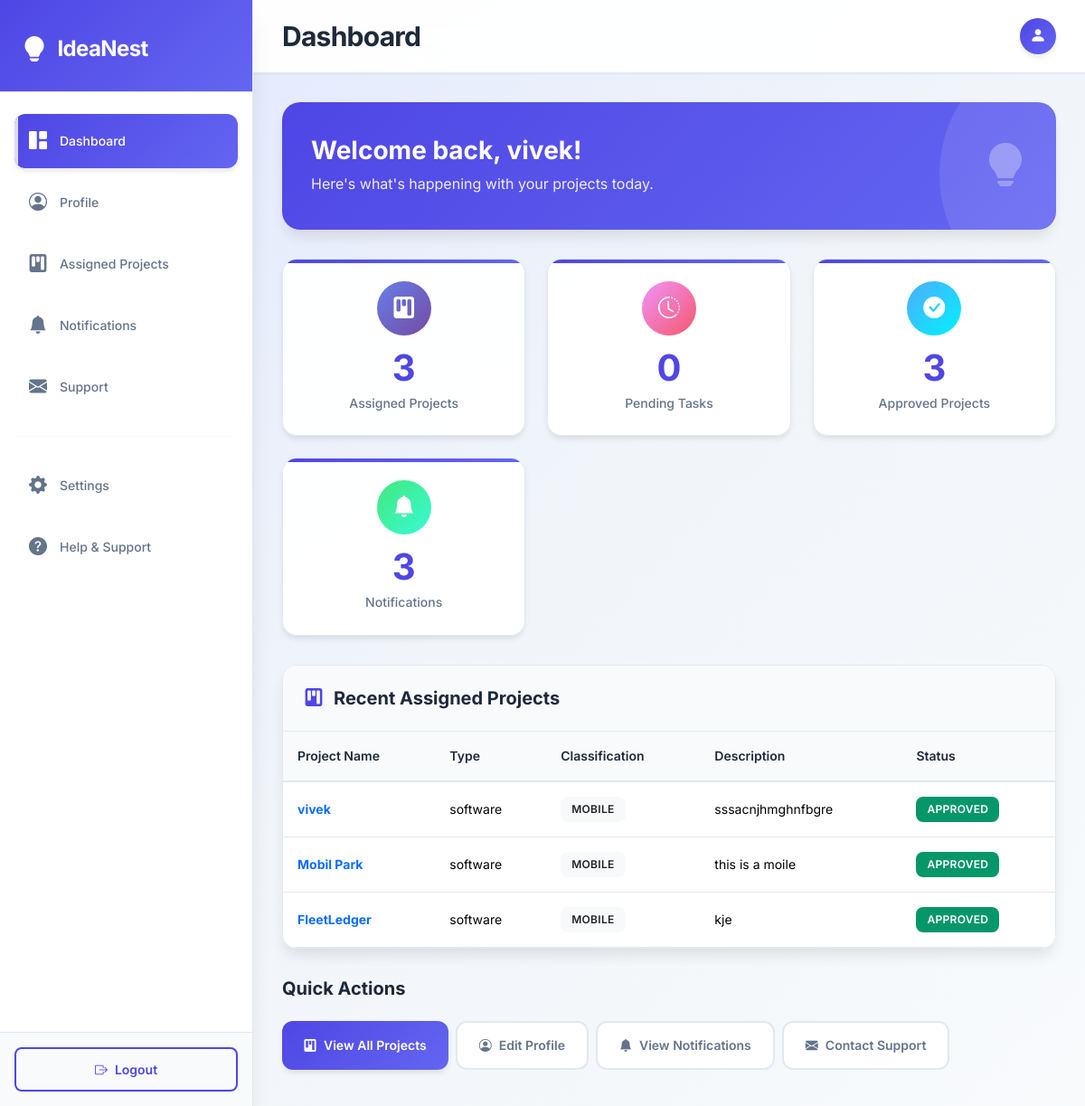
The app's page /Admin/subadmin/dashboard.php (signed in) with its own data.
### tables this page shows
CREATE TABLE `subadmins` (
  `id` int(11) NOT NULL,
  `email` varchar(255) NOT NULL,
  `password` varchar(255) NOT NULL,
  `name` varchar(100) DEFAULT NULL,
  `domain` varchar(100) DEFAULT NULL,
  `profile_complete` tinyint(1) DEFAULT 0,
  `software_classification` varchar(100) DEFAULT NULL,
  `hardware_classification` varchar(100) DEFAULT NULL,
  `status` enum('active','inactive') DEFAULT 'active',
  `created_at` timestamp NOT NULL DEFAULT current_timestamp(),
  `last_login` timestamp NULL DEFAULT NULL
);

CREATE TABLE `projects` (
  `id` int(5) NOT NULL,
  `user_id` int(15) NOT NULL,
  `project_name` varchar(255) NOT NULL,
  `project_type` varchar(50) NOT NULL,
  `classification` varchar(100) DEFAULT NULL,
  `project_category` varchar(100) DEFAULT NULL,
  `difficulty_level` enum('beginner','intermediate','advanced','expert') DEFAULT NULL,
  `development_time` varchar(50) DEFAULT NULL,
  `team_size` varchar(50) DEFAULT NULL,
  `target_audience` text DEFAULT NULL,
  `project_goals` text DEFAULT NULL,
  `challenges_faced` text DEFAULT NULL,
  `future_enhancements` text DEFAULT NULL,
  `github_repo` varchar(255) DEFAULT NULL,
  `live_demo_url` varchar(255) DEFAULT NULL,
  `project_license` varchar(100) DEFAULT NULL,
  `keywords` varchar(500) DEFAULT NULL,
  `contact_email` varchar(255) DEFAULT NULL,
  `social_links` text DEFAULT NULL,
  `description` text NOT NULL,
  `language` varchar(100) NOT NULL,
  `image_path` varchar(255) DEFAULT NULL,
  `video_path` varchar(255) DEFAULT NULL,
  `code_file_path` varchar(255) DEFAULT NULL,
  `instruction_file_path` varchar(255) DEFAULT NULL,
  `presentation_file_path` varchar(255) DEFAULT NULL,
  `additional_files_path` varchar(255) DEFAULT NULL,
  `submission_date` timestamp NULL DEFAULT current_timestamp(),
  `status` enum('pending','approved','rejected') NOT NULL DEFAULT 'pending'
);

### Admin/subadmin/dashboard.php (the view, shortened to what this page needs)
<?php
include_once "../../Login/Login/db.php";
include_once "sidebar_subadmin.php";
$subadmin_id = $_SESSION['subadmin_id'];
$stmt = $conn->prepare("SELECT email, name FROM subadmins WHERE id = ?");
$stmt->bind_param("i", $subadmin_id);
$stmt->execute();
$stmt->bind_result($email, $name);
$stmt = $conn->prepare("SELECT software_classification, hardware_classification FROM subadmins WHERE id = ?");
$stmt->bind_param("i", $subadmin_id);
$stmt->execute();
$stmt->bind_result($software_classification, $hardware_classification);
$stmt = $conn->prepare("SELECT COUNT(*) FROM projects WHERE classification = ? OR classification = ?");
$stmt->bind_param("ss", $software_classification, $hardware_classification);
$stmt->execute();
$stmt->bind_result($assigned_projects_count);
$stmt = $conn->prepare("SELECT COUNT(*) FROM projects WHERE (classification = ? OR classification = ?) AND status = 'pending'");
$stmt->bind_param("ss", $software_classification, $hardware_classification);
$stmt->execute();
$stmt->bind_result($pending_tasks_count);
$stmt = $conn->prepare("SELECT COUNT(*) FROM projects WHERE (classification = ? OR classification = ?) AND status = 'approved'");
$stmt->bind_param("ss", $software_classification, $hardware_classification);
$stmt->execute();
$stmt->bind_result($approved_projects_count);
$stmt = $conn->prepare("SELECT id, project_name, project_type, classification, description, status FROM projects WHERE classification = ? OR classification = ? ORDER BY id DESC LIMIT 5");
$stmt->bind_param("ss", $software_classification, $hardware_classification);
$stmt->execute();
$result = $stmt->get_result();
$notifications_count = 3;
?>
  <link rel="stylesheet" href="../../assets/css/subadmin_dashboard.css">
    <div class="welcome-card">
        <div class="welcome-content">
            <div class="d-flex align-items-center justify-content-between">
                <div>
                    <h2 class="welcome-title">Welcome back, <?php echo htmlspecialchars($name); ?>!</h2>
                    <p class="welcome-subtitle mb-0">Here's what's happening with your projects today.</p>
                </div>
                <div class="d-none d-md-block">
                    <i class="bi bi-lightbulb-fill" style="font-size: 3rem; opacity: 0.3;"></i>
                </div>
            </div>
        </div>
    </div>
    <div class="stats-grid">
        <div class="stat-card">
            <div class="stat-icon projects">
                <i class="bi bi-kanban-fill"></i>
            </div>
            <div class="stat-number"><?php echo $assigned_projects_count; ?></div>
            <div class="stat-label">Assigned Projects</div>
        </div>
        <div class="stat-card">
            <div class="stat-icon pending">
                <i class="bi bi-clock-history"></i>
            </div>
            <div class="stat-number"><?php echo $pending_tasks_count; ?></div>
            <div class="stat-label">Pending Tasks</div>
        </div>
        <div class="stat-card">
            <div class="stat-icon approved">
                <i class="bi bi-check-circle-fill"></i>
            </div>
            <div class="stat-number"><?php echo $approved_projects_count; ?></div>
            <div class="stat-label">Approved Projects</div>
        </div>
        <div class="stat-card">
            <div class="stat-icon notifications">
                <i class="bi bi-bell-fill"></i>
            </div>
            <div class="stat-number"><?php echo $notifications_count; ?></div>
            <div class="stat-label">Notifications</div>
        </div>
    </div>
    <div class="projects-table-card">
        <div class="card-header">
            <h5 class="card-title">
                <i class="bi bi-kanban-fill"></i>
                Recent Assigned Projects
            </h5>
        </div>
        <?php if ($result->num_rows > 0): ?>
            <div class="table-responsive">
                <table class="table table-hover align-middle mb-0">
                    <thead>
                    <tr>
                        <th>Project Name</th>
                        <th>Type</th>
                        <th>Classification</th>
                        <th>Description</th>
                        <th>Status</th>
                    </tr>
                    </thead>
                    <tbody>
                    <?php while($row = $result->fetch_assoc()): ?>
                        <tr>
                            <td>
                                <div class="fw-bold text-primary"><?php echo htmlspecialchars($row['project_name']); ?></div>
                            </td>
                            <td><?php echo htmlspecialchars($row['project_type']); ?></td>
                            <td>
                                <span class="badge bg-light text-dark"><?php echo htmlspecialchars($row['classification']); ?></span>
                            </td>
                            <td>
                                <div style="max-width: 200px;" class="text-truncate">
                                    <?php echo htmlspecialchars($row['description']); ?>
                                </div>
                            </td>
                            <td>
                                <span class="badge bg-<?php
                                echo $row['status'] == 'approved' ? 'success' :
                                        ($row['status'] == 'pending' ? 'warning' : 'danger');
                                ?>">
                                    <?php echo ucfirst($row['status']); ?>
                                </span>
                            </td>
                        </tr>
                    <?php endwhile; ?>
                    </tbody>
                </table>
            </div>
        <?php endif; ?>
    </div>
    <div class="quick-actions">
        <h5 class="mb-3" style="color: var(--text-primary); font-weight: 700;">Quick Actions</h5>
        <div class="d-flex flex-wrap">
            <a href="assigned_projects.php" class="action-button action-primary">
                <i class="bi bi-kanban-fill"></i>
                View All Projects
            </a>
            <a href="profile.php" class="action-button action-outline">
                <i class="bi bi-person-circle"></i>
                Edit Profile
            </a>
            <a href="notifications.php" class="action-button action-outline">
                <i class="bi bi-bell-fill"></i>
                View Notifications
            </a>
            <a href="support.php" class="action-button action-outline">
                <i class="bi bi-envelope-fill"></i>
                Contact Support
            </a>
        </div>
    </div>

### assets/css/sidebar_subadmin.css (style rules this page uses)
:root { --primary-color: #4f46e5; --primary-light: #6366f1; --primary-dark: #3730a3; --secondary-color: #64748b; --success-color: #059669; --warning-color: #d97706; --danger-color: #dc2626; --light-bg: #f8fafc; --card-bg: rgba(255, 255, 255, 0.95); --sidebar-bg: rgba(255, 255, 255, 0.98); --text-primary: #1e293b; --text-secondary: #64748b; --border-color: #e2e8f0; --shadow-sm: 0 1px 2px 0 rgba(0, 0, 0, 0.05); --shadow-md: 0 4px 6px -1px rgba(0, 0, 0, 0.1); --shadow-lg: 0 10px 15px -3px rgba(0, 0, 0, 0.1); --shadow-xl: 0 20px 25px -5px rgba(0, 0, 0, 0.1); }
* { margin: 0; padding: 0; box-sizing: border-box; }
body { font-family: 'Inter', -apple-system, BlinkMacSystemFont, sans-serif; background: linear-gradient(135deg, #e0e7ff 0%, #f1f5f9 50%, #f8fafc 100%); color: var(--text-primary); min-height: 100vh; font-size: 14px; line-height: 1.6; }

### assets/css/subadmin_dashboard.css (style rules this page uses)
.stats-grid { display: grid; grid-template-columns: repeat(auto-fit, minmax(250px, 1fr)); gap: 1.5rem; margin-bottom: 2rem; }
.stat-card { background: var(--card-bg); backdrop-filter: blur(20px); border: 1px solid var(--border-color); border-radius: 1rem; padding: 1.5rem; text-align: center; transition: all 0.3s cubic-bezier(0.4, 0, 0.2, 1); box-shadow: var(--shadow-md); position: relative; overflow: hidden; }
.stat-card::before { content: ''; position: absolute; top: 0; left: 0; right: 0; height: 4px; background: linear-gradient(90deg, var(--primary-color), var(--primary-light)); }
.stat-icon { width: 60px; height: 60px; border-radius: 50%; display: flex; align-items: center; justify-content: center; margin: 0 auto 1rem; font-size: 1.5rem; color: white; }
.stat-icon.projects { background: linear-gradient(135deg, #667eea 0%, #764ba2 100%); }
.stat-icon.pending { background: linear-gradient(135deg, #f093fb 0%, #f5576c 100%); }
.stat-icon.approved { background: linear-gradient(135deg, #4facfe 0%, #00f2fe 100%); }
.stat-icon.notifications { background: linear-gradient(135deg, #43e97b 0%, #38f9d7 100%); }
.stat-number { font-size: 2.5rem; font-weight: 700; color: var(--primary-color); margin-bottom: 0.5rem; line-height: 1; }
.stat-label { color: var(--text-secondary); font-weight: 500; font-size: 0.875rem; }
.welcome-card { background: linear-gradient(135deg, var(--primary-color) 0%, var(--primary-light) 100%); color: white; border-radius: 1.25rem; padding: 2rem; margin-bottom: 2rem; box-shadow: var(--shadow-lg); position: relative; overflow: hidden; }
.welcome-card::before { content: ''; position: absolute; top: -50%; right: -20%; width: 300px; height: 300px; background: rgba(255, 255, 255, 0.1); border-radius: 50%; }
.welcome-content { position: relative; z-index: 1; }
.welcome-title { font-size: 1.75rem; font-weight: 700; margin-bottom: 0.5rem; }
.welcome-subtitle { opacity: 0.9; font-size: 1rem; }
.projects-table-card { background: var(--card-bg); backdrop-filter: blur(20px); border: 1px solid var(--border-color); border-radius: 1rem; box-shadow: var(--shadow-lg); overflow: hidden; }
.card-header { background: var(--light-bg); border-bottom: 1px solid var(--border-color); padding: 1.5rem; }
.card-title { font-size: 1.25rem; font-weight: 700; color: var(--text-primary); margin: 0; display: flex; align-items: center; }
.card-title i { margin-right: 0.75rem; color: var(--primary-color); }
.table { margin: 0; }
.table th { background: var(--light-bg); border-bottom: 2px solid var(--border-color); font-weight: 600; color: var(--text-primary); font-size: 0.875rem; padding: 1rem; }
.table td { padding: 1rem; vertical-align: middle; border-bottom: 1px solid var(--border-color); }
.badge { padding: 0.5rem 0.75rem; border-radius: 0.5rem; font-weight: 600; font-size: 0.75rem; text-transform: uppercase; letter-spacing: 0.025em; }
.badge.bg-success { background: linear-gradient(135deg, var(--success-color) 0%, #059669 100%) !important; }
.quick-actions { margin-top: 2rem; }
.action-button { display: inline-flex; align-items: center; padding: 0.875rem 1.5rem; margin: 0.5rem 0.5rem 0.5rem 0; border-radius: 0.75rem; font-weight: 600; text-decoration: none; transition: all 0.2s; font-size: 0.875rem; }
.action-button i { margin-right: 0.5rem; }
.action-primary { background: linear-gradient(135deg, var(--primary-color) 0%, var(--primary-light) 100%); color: white; box-shadow: var(--shadow-md); }
.action-outline { border: 2px solid var(--border-color); color: var(--text-secondary); background: white; }

### records on screen
subadmins: name "vivek"
projects: project_name "vivek", project_type "software", classification "MOBILE", description "sssacnjhmghnfbgre", status "APPROVED"
projects: project_name "Mobil Park", project_type "software", classification "MOBILE", description "this is a moile", status "APPROVED"
projects: project_name "FleetLedger", project_type "software", classification "MOBILE", description "kje", status "APPROVED"

### other values on screen
$title "Dashboard"
$assigned_projects_count "3"
$pending_tasks_count "0"
$approved_projects_count "3"
$notifications_count "3"
